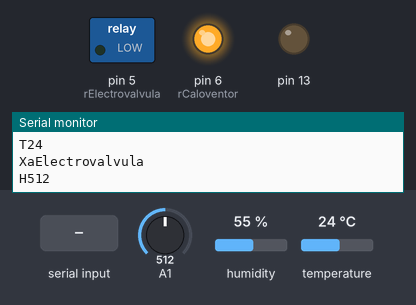
This sketch was run on a simulated Arduino Uno, built with avr-gcc and run on an emulated ATmega328P. On the bench: switched loads named in the sketch (green lamp = pin HIGH), output pins drawn as LEDs (lit = HIGH), the last lines printed to the serial monitor. The inputs (shaded band) are chosen by the test bench; at power-on: temperature 24 °C, A1 = 512, humidity 55 %.

Above: at 1.2 s.
1.3 s: temperature set to 28 °C
3.4 s: temperature set to 31 °C
At 5.7 s:
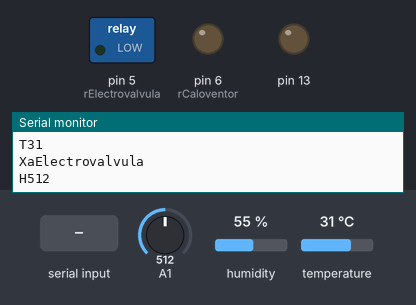
6.0 s: A1 set to 211
8.4 s: A1 set to 192
At 10.2 s:
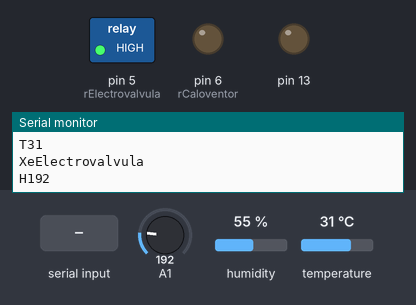
10.9 s: "eCaloventor\n" received over Serial
At 12.4 s:
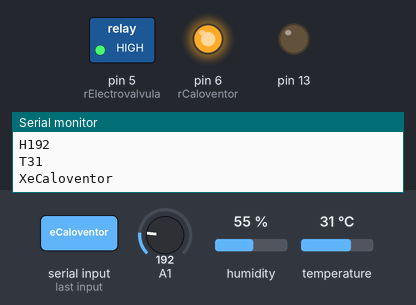
12.7 s: "sInformacion\n" received over Serial
At 13.2 s:
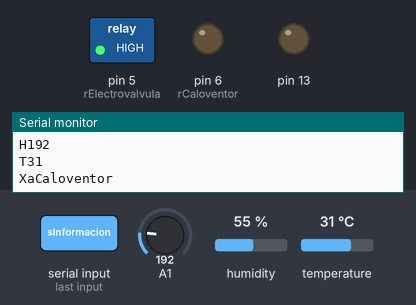
Timing chart, 0 to 15.3 s (numbered marks = the images above; inputs shaded):
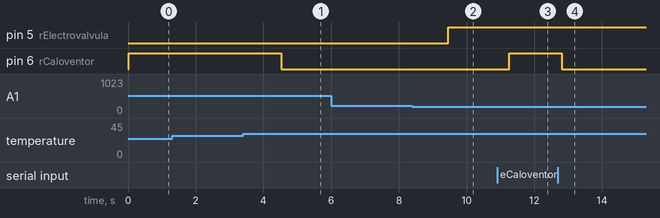

Measured:
- the behaviour switches between 29 and 30 °C on temperature (found by bisection; images 0 and 1)
- the behaviour switches between 200 and 199 on A1 (found by bisection; images 1 and 2)
- after the input at 3.4 s, pin 6 (rCaloventor): HIGH → LOW after 1.1 s
- after the input at 8.4 s, pin 5 (rElectrovalvula): LOW → HIGH after 1.1 s
- after the input at 10.9 s, pin 6 (rCaloventor): LOW → HIGH after 0.36 s
- after the input at 12.7 s, pin 6 (rCaloventor): HIGH → LOW after 0.11 s

The sketch:

copia.ino
```cpp
#include <dht.h>
#define DHT11_PIN 8
dht DHT;

class Invernadero{
  private:
  int Humedad;
  int Temperatura;
  public:
  void setTemperatura();
  void setHumedad();
  void ConvertStrings();
  int getTemperatura();
  int getHumedad();
}Objeto;

String inputString = "sInformacion";
String outputString = "";
String temperatura = "";
String humedad = "";
bool stringComplete = false;
int rElectrovalvula = 5;
int rCaloventor = 6;
int Temperatura;
int Humedad;

void setup() {
  inputString.reserve(200);
  outputString.reserve(200);
  temperatura.reserve(200);
  humedad.reserve(200);
  Serial.begin(9600);
  pinMode(A1,INPUT);
  pinMode(rElectrovalvula,OUTPUT);
  pinMode(rCaloventor,OUTPUT);
  pinMode(13,OUTPUT);

}

void loop() {

  Objeto.setTemperatura();
  Objeto.setHumedad();
  Objeto.ConvertStrings();
  Temperatura = Objeto.getTemperatura();
  Humedad = Objeto.getHumedad();
  serialIN();

  if(inputString=="sInformacion"){ //si en processing no se aprieta ningun boton, los reles los manejan los sensores

    if(Temperatura < 30){
    digitalWrite(rCaloventor,HIGH);     //control del sensado de la temperatura
    outputString="eCaloventor";
    }
    if(Temperatura>= 30){
    digitalWrite(rCaloventor,LOW);
    outputString="aCaloventor";
    }


  serialOUT();

    if(Humedad<200){
    digitalWrite(rElectrovalvula,HIGH);   //control del sensado de riego
    outputString="eElectrovalvula";
    }
    if(Humedad>=200){
    digitalWrite(rElectrovalvula,LOW);
    outputString="aElectrovalvula";
    }

  serialOUT();
  }
  else{ //si inputString es distinto de "sInformacion" es pq en processing se estan tocando los botones, osea, los sensores ya no manejan
        //los reles
    if(inputString == "eCaloventor"){
      digitalWrite(rCaloventor,HIGH);
      outputString="eCaloventor";
      serialOUT();
      delay(100);
    }
    if(inputString == "aCaloventor"){
      digitalWrite(rCaloventor,LOW);
      outputString="aCaloventor";
      serialOUT();
      delay(100);
    }
    if(inputString == "eElectrovalvula"){
      digitalWrite(rElectrovalvula,HIGH);
      outputString="eElectrovalvula";
      serialOUT();
      delay(100);
    }
    if(inputString == "aElectrovalvula"){
      digitalWrite(rElectrovalvula,LOW);
      outputString="aElectrovalvula";
      serialOUT();
      delay(100);
    }
  }
  //Serial.println(Objeto.inHumedad);
  //Serial.println(Objeto.inTemperatura);
  delay(200);
}

void serialIN() {
  while (Serial.available())
  {
   inputString = "";
   while(stringComplete != true){
    char inChar = (char)Serial.read();
     if (inChar != '\n') {
      inputString += inChar;
     }
    else if (inChar == '\n') {
      stringComplete = true;
     }
    }
    stringComplete = false;
  }
}

void serialOUT(){
  delay(150); //era 400 antes
  Serial.println(temperatura);
  delay(150);
  Serial.print('X');
  Serial.println(outputString);
  delay(150);
  Serial.println(humedad);
}

void Invernadero::setHumedad(){
  Objeto.Humedad = analogRead(A1);
}

void Invernadero::setTemperatura(){
  DHT.read11(DHT11_PIN);
  Objeto.Temperatura = DHT.temperature;
}

void Invernadero::ConvertStrings(){
  temperatura = "T";
  humedad = "H";
  temperatura += Objeto.Temperatura;
  humedad += Objeto.Humedad;
}

int Invernadero::getHumedad(){
  return Objeto.Humedad;
}

int Invernadero::getTemperatura(){
  return Objeto.Temperatura;
}
```
